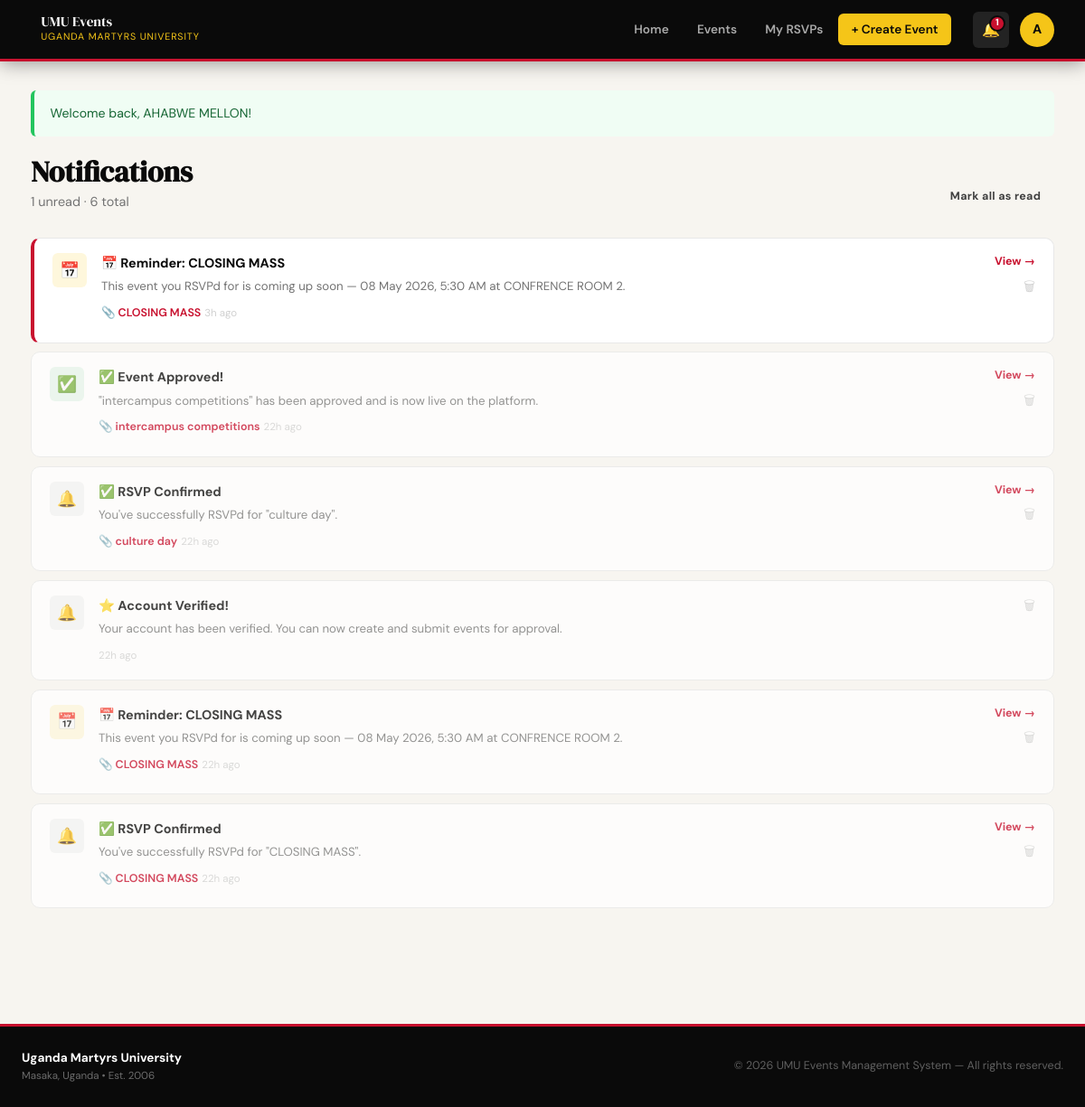
Page /notifications.php (signed in) on the committed database.
### tables this page shows
CREATE TABLE IF NOT EXISTS `notifications` (
  `id` int NOT NULL AUTO_INCREMENT,
  `user_id` int NOT NULL,
  `title` varchar(200) NOT NULL,
  `body` text NOT NULL,
  `type` enum('reminder','approval','rejection','comment','system') NOT NULL DEFAULT 'system',
  `is_read` tinyint(1) NOT NULL DEFAULT '0',
  `event_id` int DEFAULT NULL,
  `created_at` timestamp NULL DEFAULT CURRENT_TIMESTAMP,
  PRIMARY KEY (`id`),
  KEY `user_id` (`user_id`),
  KEY `event_id` (`event_id`)
);

CREATE TABLE IF NOT EXISTS `events` (
  `id` int NOT NULL AUTO_INCREMENT,
  `creator_id` int NOT NULL,
  `category_id` int NOT NULL,
  `title` varchar(200) NOT NULL,
  `description` text NOT NULL,
  `location` varchar(200) NOT NULL,
  `event_date` datetime NOT NULL,
  `is_free` tinyint(1) NOT NULL DEFAULT '1',
  `price` decimal(10,2) DEFAULT '0.00',
  `capacity` int DEFAULT NULL,
  `poster` varchar(255) DEFAULT NULL,
  `status` enum('pending','approved','rejected') NOT NULL DEFAULT 'pending',
  `rejection_reason` varchar(255) DEFAULT NULL,
  `created_at` timestamp NULL DEFAULT CURRENT_TIMESTAMP,
  PRIMARY KEY (`id`),
  KEY `creator_id` (`creator_id`),
  KEY `category_id` (`category_id`)
);

### notifications.php (the view, shortened to what this page needs)
<?php
require_once 'includes/auth.php';
$db     = getDB();
$userId = currentUserId();
$stmt = $db->prepare("SELECT n.*, e.title AS event_title FROM notifications n LEFT JOIN events e ON e.id=n.event_id WHERE n.user_id=? ORDER BY n.created_at DESC");
$stmt->bind_param('i', $userId);
$stmt->execute();
$notifs = $stmt->get_result()->fetch_all(MYSQLI_ASSOC);
$unreadCount = array_filter($notifs, fn($n) => !$n['is_read']);
include 'includes/header.php';
?>
<div class="page-wrap">
<div class="page-hd">
    <div>
        <h1 class="page-title">Notifications</h1>
        <p class="page-sub"><?= count($unreadCount) ?> unread · <?= count($notifs) ?> total</p>
    </div>
    <?php if (!empty($unreadCount)): ?>
    <a href="notifications.php?mark_read=1" class="btn btn-ghost btn-sm">Mark all as read</a>
    <?php endif; ?>
</div>
<?php if (empty($notifs)): ?>
<div class="empty-state">
    <div class="empty-icon">🔔</div>
    <h3>No notifications yet</h3>
    <p>RSVP to events to start receiving daily reminders.</p>
    <a href="events.php" class="btn btn-primary">Browse Events</a>
</div>
<?php else: ?>
<div class="notif-list">
    <?php foreach ($notifs as $n): ?>
    <?php
    $typeIcons = ['reminder'=>'📅','approval'=>'✅','rejection'=>'❌','comment'=>'💬','system'=>'🔔'];
    $icon = $typeIcons[$n['type']] ?? '🔔';
    $link = $n['event_id'] ? "event_detail.php?id={$n['event_id']}" : '#';
    ?>
    <div class="notif-item <?= $n['is_read']?'notif-read':'notif-unread' ?>">
        <div class="notif-icon notif-icon-<?= $n['type'] ?>"><?= $icon ?></div>
        <div class="notif-body">
            <div class="notif-title"><?= clean($n['title']) ?></div>
            <p class="notif-text"><?= clean($n['body']) ?></p>
            <?php if ($n['event_title']): ?>
            <a href="<?= $link ?>" class="notif-event-link">📎 <?= clean($n['event_title']) ?></a>
            <?php endif; ?>
            <span class="notif-time"><?= timeAgo($n['created_at']) ?></span>
        </div>
        <div class="notif-actions">
            <?php if ($n['event_id']): ?>
            <a href="<?= $link ?>" class="notif-action-link">View →</a>
            <?php endif; ?>
            <a href="notifications.php?delete=<?= $n['id'] ?>"
               class="notif-delete-btn" title="Delete"
               onclick="return confirm('Delete this notification?')">🗑</a>
        </div>
    </div>
    <?php endforeach; ?>
</div>
<?php endif; ?>
</div>
<?php include 'includes/footer.php'; ?>

### style.css (style rules this page uses)
:root { --black: #0A0A0A; --black-soft: #141414; --black-card: #1C1C1C; --red: #C8102E; --red-dark: #9B0C23; --red-light: #E8304A; --yellow: #F5C518; --yellow-dark: #D4A800; --yellow-light:#FDD84E; --white: #FFFFFF; --off-white: #F7F5F0; --cream: #FAF8F3; --gray-50: #FAFAFA; --gray-100: #F4F4F4; --gray-200: #E8E8E8; --gray-300: #D0D0D0; --gray-500: #737373; --gray-700: #404040; --border: var(--gray-200); --border-dark: var(--gray-300); --radius-xs: 3px; --radius-sm: 6px; --radius-md: 10px; --radius-lg: 16px; --radius-xl: 24px; --radius-full: 999px; --shadow-xs: 0 1px 2px rgba(0,0,0,.06); --shadow-sm: 0 2px 8px rgba(0,0,0,.08); --shadow-md: 0 6px 20px rgba(0,0,0,.10); --shadow-lg: 0 12px 40px rgba(0,0,0,.14); --shadow-xl: 0 24px 64px rgba(0,0,0,.18); --font-display: 'DM Serif Display', Georgia, serif; --font-body: 'DM Sans', 'Helvetica Neue', sans-serif; --header-h: 68px; --page-max: 1180px; --ease: cubic-bezier(.4,0,.2,1); --t: 0.2s; }
*, *::before, *::after { box-sizing: border-box; margin: 0; padding: 0; }
html { scroll-behavior: smooth; }
body { font-family: var(--font-body); font-size: 15px; line-height: 1.6; color: var(--gray-700); background: var(--off-white); -webkit-font-smoothing: antialiased; }
a { color: var(--red); text-decoration: none; transition: color var(--t); }
h1,h2,h3,h4 { font-family: var(--font-display); color: var(--black); line-height: 1.2; }
.btn { display: inline-flex; align-items: center; justify-content: center; gap: .4rem; padding: .65rem 1.35rem; border-radius: var(--radius-sm); font-family: var(--font-body); font-size: .88rem; font-weight: 700; letter-spacing: .025em; border: 2px solid transparent; cursor: pointer; transition: all var(--t); white-space: nowrap; text-decoration: none; }
.btn-ghost { background: transparent; color: var(--gray-700); border-color: transparent; }
.btn-sm { padding: .35rem .8rem; font-size: .78rem; }
.page-wrap { max-width: var(--page-max); margin: 0 auto; padding: 2rem 1.5rem 4rem; }
.page-hd { margin-bottom: 1.75rem; display: flex; align-items: flex-end; justify-content: space-between; flex-wrap: wrap; gap: 1rem; }
.page-title { font-family: var(--font-display); font-size: 2rem; color: var(--black); }
.page-sub { font-size: .9rem; color: var(--gray-500); margin-top: .15rem; }
.notif-list { display: flex; flex-direction: column; gap: .6rem; }
.notif-item { display: flex; align-items: flex-start; gap: 1rem; padding: 1rem 1.25rem; background: var(--white); border: 1px solid var(--border); border-radius: var(--radius-md); transition: box-shadow var(--t); }
.notif-unread { border-left: 4px solid var(--red); }
.notif-read { opacity: .75; }
.notif-icon { width: 38px; height: 38px; border-radius: var(--radius-sm); display: flex; align-items: center; justify-content: center; font-size: 1.1rem; flex-shrink: 0; }
.notif-icon-reminder { background: rgba(245,197,24,.15); }
.notif-icon-approval { background: rgba(22,163,74,.1); }
.notif-icon-system { background: var(--gray-100); }
.notif-body { flex: 1; min-width: 0; }
.notif-title { font-size: .9rem; font-weight: 700; color: var(--black); margin-bottom: .2rem; }
.notif-text { font-size: .83rem; color: var(--gray-500); margin-bottom: .35rem; }
.notif-event-link { font-size: .78rem; color: var(--red); font-weight: 600; display: inline-block; margin-bottom: .35rem; }
.notif-time { font-size: .72rem; color: var(--gray-300); }
.notif-actions { display: flex; flex-direction: column; align-items: flex-end; gap: .35rem; flex-shrink: 0; }
.notif-action-link { font-size: .78rem; font-weight: 700; color: var(--red); }
.notif-delete-btn { font-size: .9rem; color: var(--gray-300); transition: color var(--t); cursor: pointer; background: none; border: none; }

### rows in the picture
notifications: type "📅", title "📅 Reminder: CLOSING MASS", body "This event you RSVPd for is coming up soon — 08 May 2026, 5:30 AM at CONFRENCE ROOM 2.", event.title "CLOSING MASS", created_at "3h ago"
notifications: type "✅", title "✅ Event Approved!", body "\"intercampus competitions\" has been approved and is now live on the platform.", event.title "intercampus competitions", created_at "22h ago"
notifications: type "🔔", title "✅ RSVP Confirmed", body "You've successfully RSVPd for \"culture day\".", event.title "culture day", created_at "22h ago"
notifications: type "🔔", title "⭐ Account Verified!", body "Your account has been verified. You can now create and submit events for approval.", created_at "22h ago"
notifications: type "📅", title "📅 Reminder: CLOSING MASS", body "This event you RSVPd for is coming up soon — 08 May 2026, 5:30 AM at CONFRENCE ROOM 2.", event.title "CLOSING MASS", created_at "22h ago"
notifications: type "🔔", title "✅ RSVP Confirmed", body "You've successfully RSVPd for \"CLOSING MASS\".", event.title "CLOSING MASS", created_at "22h ago"

### other values in the picture
$unread "1"
substr(currentUserName(), 0, 1) "A"
$f['message'] "Welcome back, AHABWE MELLON!"
count($unreadCount) "1"
count($notifs) "6"
